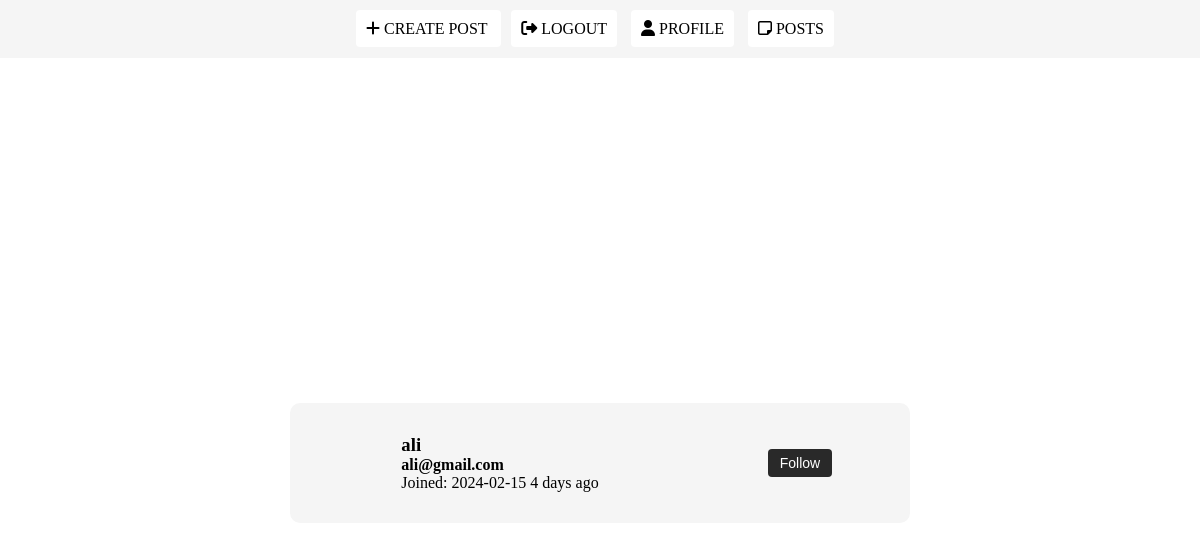
Page /authors on the earlier database version.
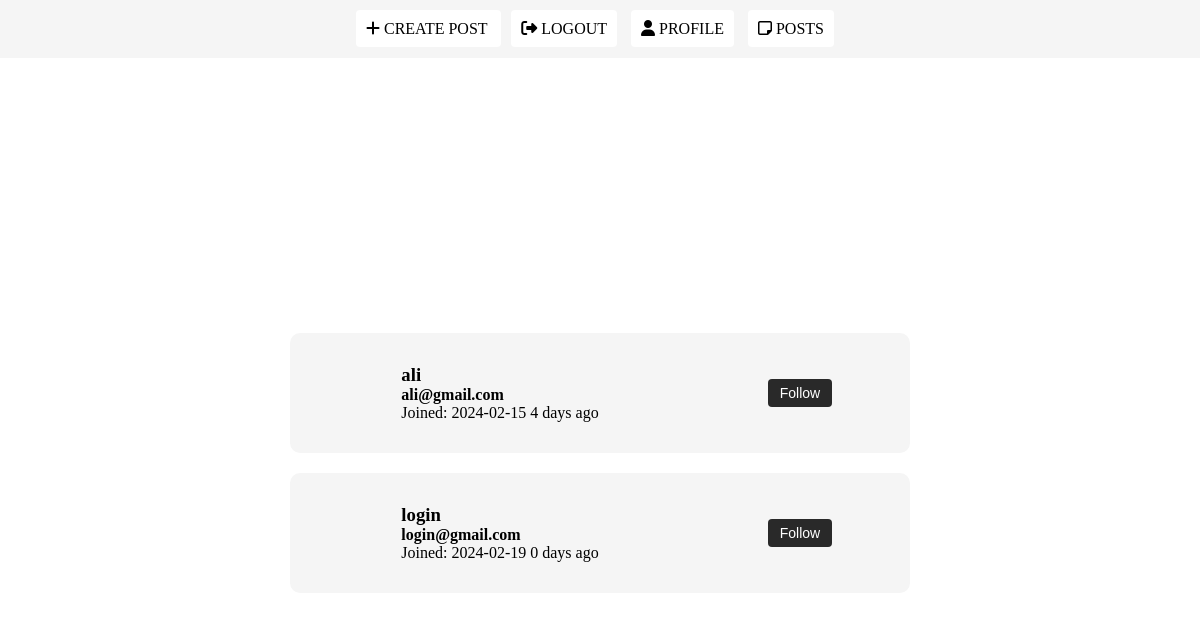
Same page on the later database version.
### tables this page shows
CREATE TABLE users (name TEXT, email TEXT, joining_date DATETIME, password TEXT);

### app.py (the view)
@app.route("/authors", methods=['GET'])
def get_authors():
    authors_query = 'SELECT * FROM users'
    sqlite_conn = get_db()
    cursor = sqlite_conn.cursor()
    try:
        authors_result = cursor.execute(authors_query)
        authors = authors_result.fetchall()
        authors_with_joining_date_difference = []
        for author in authors:
            joining_date = author[2].split(" ")[0]
            joining_date_diff_in_days = (datetime.datetime.now() - datetime.datetime.strptime(joining_date, '%Y-%m-%d')).days
            authors_with_joining_date_difference.append((author[0], author[1], author[2].split(" ")[0], joining_date_diff_in_days))
        return render_template("authors.html", authors=authors_with_joining_date_difference)
    except sqlite3.Error as e:
        print(e, "Error Bro")
        return json_response(message="Error")

### app.py (called while the page is built)
def get_db():
    db = getattr(g, '_database', None)
    if db is None:
        db = g._database = connect_to_sqlite()
    return db

@app.before_request
def check_session():
    to_be_checeed = ['/login', '/signup', '/main', '/posts', '/create_post', '/save_post', '/view_posts/', '/profile']
    if request.path == '/login' or request.path == '/signup':
        return
    elif request.path in to_be_checeed:
        if 'session_id' not in session:
            return redirect(url_for('login_form'))

### database/db.py (called while the page is built)
def connect_to_sqlite():
    try:
        conn = sqlite3.connect('mistakes.sqlite3')
        return conn
    except sqlite3.Error as e:
        print(e)
        return None

### templates/authors.html (shortened to what this page needs)
<!DOCTYPE html>
<html lang="en">
<head>
</head>
<body>
    <nav class="nav_bar">
        <div class="" style="margin: 20px;">
            <a href="/create_post" class="btn_link"><i class="fa fa-plus"></i> create post </a>
            <a href="/logout" class="btn_link"><i class="fa fa-sign-out"></i> Logout</a>
            <a href="/profile" class="btn_link"><i class="fa fa-user"></i> Profile</a>
            <a href="/view_posts" class="btn_link"><i class="fa fa-sticky-note-o"></i> Posts</a>
        </div>
    </nav>
    <div class="post_info">
        {% for author in authors %}
            <section>
                <div class="user_card_profile">
                    <div>
                        <h3> {{author[0]}}</h3>
                        <h4> {{author[1]}} </h4>
                        <time> Joined: {{author[2]}} <span> {{author[3]}} days ago</span></time>
                    </div>
                    <div class="follow_button">
                        <button class="btn follow_btn" id="follow_button">
                            Follow
                        </button>
                    </div>
                </div>
            </section>
        {% endfor %}
    </div>
</body>
</html>

### templates/authors.html (style rules this page uses)
* { margin: 0; padding: 0; }
.post_info { background-color: white; width: 100vw; height: 100vh; display: flex; justify-content: center; align-items: start; overflow-x: hidden; display: flex; flex-flow: column wrap; justify-content: center; align-items: center; gap: 10px; }
.btn { background-color: #292929; border: none; outline: none; padding: 6px; border-radius: 4px; color: #fff; text-transform: capitalize; text-decoration: none; cursor: pointer; transition: 0.5s; text-align: center; font-size: 14px; }
.btn_link { background-color: white; border: none; outline: none; border-radius: 4px; color: black; text-transform: uppercase; cursor: pointer; transition: 0.5s; padding: 10px; font-style: normal; text-decoration: none; margin-top: 140px; }
.nav_bar { width: 100%; display: flex; justify-content: space-around; align-items: center; gap: 20px; background-color: #f5f5f5 }
a { margin-right: 10px; }
.user_card_profile { background-color: #f5f5f5; border-radius: 10px; padding: 10px; margin-top: 10px; width: fit-content; display: grid; grid-template-columns: 2fr 1fr; grid-auto-rows: minmax(100px, auto); place-items: center; width: 600px; }
.follow_btn { padding: 6px 12px; }

Differences in the rows shown:
added users: name "login", email "login@gmail.com", joining_date "2024-02-19", author "0"
